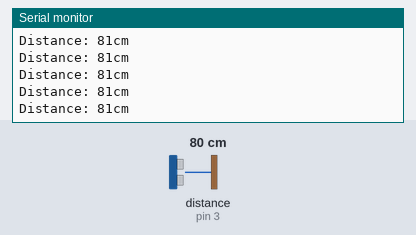
Bench run of a sketch on a simulated Arduino Nano, built with avr-gcc and run on an emulated ATmega328P. Shown: the last lines printed to the serial monitor. The test bench sets the inputs (shaded band); at power-on: distance to the obstacle (sensor on pin 3) 80 cm. The echo pulse lasts 58.3 µs per cm.

Above: at 1.2 s.
1.3 s: distance to the obstacle (sensor on pin 3) set to 2 cm
At 1.37 s:
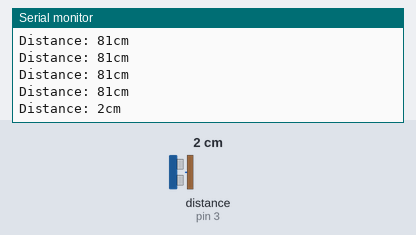
4.3 s: distance to the obstacle (sensor on pin 3) set to 4 cm
At 4.3 s:
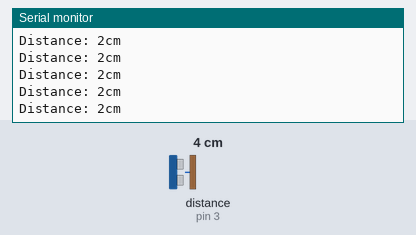
5.8 s: distance to the obstacle (sensor on pin 3) set to 35 cm
At 5.82 s:
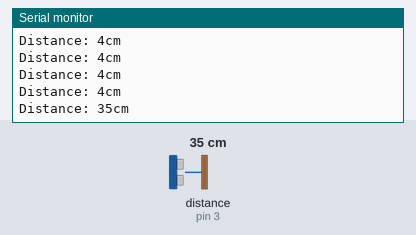
Timing chart, 0 to 8.8 s (numbered marks = the images above; inputs shaded):
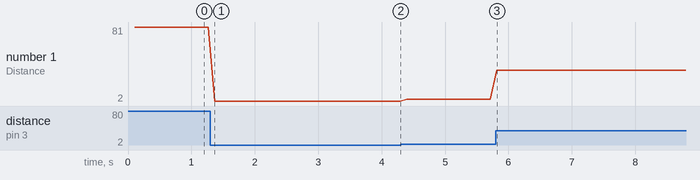

Measured:
- after the input at 1.3 s, the serial monitor: prints a new line after 0.07 s (image 1)
- after the input at 5.8 s, the serial monitor: prints a new line at once (image 3)
- plotted number 1: 81 → 2 after the input at 1.3 s, 2 → 4 after the input at 4.3 s, 4 → 35 after the input at 5.8 s

The sketch:

hcsr04-nano.ino
```cpp
#include <NewPing.h>
#define TRIGGER_PIN  4
#define ECHO_PIN     3
#define MAX_DISTANCE 200

NewPing sonar(TRIGGER_PIN, ECHO_PIN, MAX_DISTANCE);

void setup() {
  Serial.begin(9600);
}

void loop() {
  delay(100);
  printResults(sonar.ping());
}

void printResults(unsigned int ping) {
  Serial.print("Distance: ");
  Serial.print(sonar.convert_cm(ping));
  Serial.println("cm");
}
```
